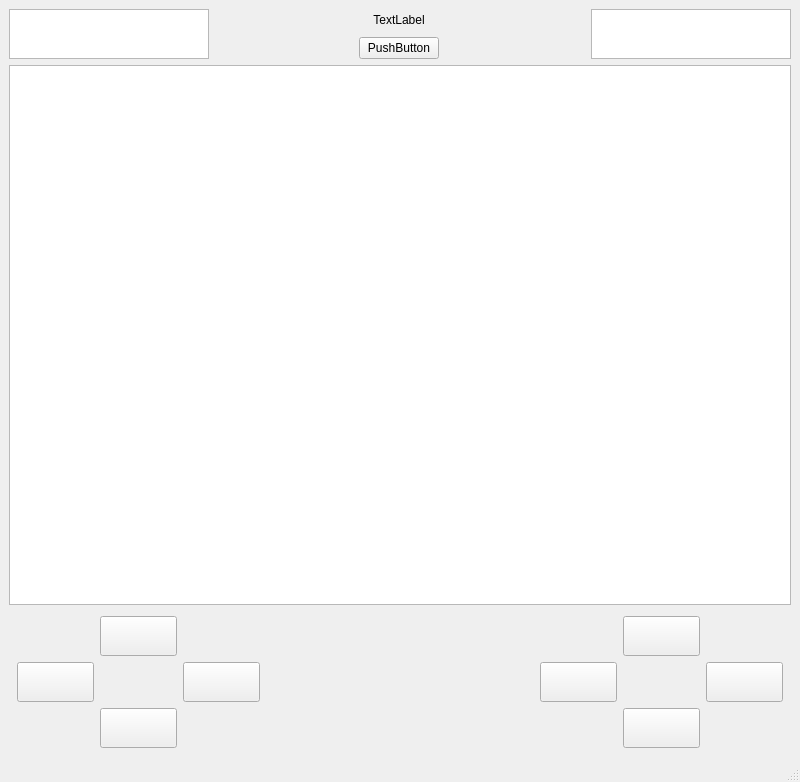
<?xml version="1.0" encoding="UTF-8"?>
<ui version="4.0">
 <class>MainWindow</class>
 <widget class="QMainWindow" name="MainWindow">
  <property name="geometry">
   <rect>
    <x>0</x>
    <y>0</y>
    <width>800</width>
    <height>600</height>
   </rect>
  </property>
  <property name="windowTitle">
   <string>MainWindow</string>
  </property>
  <widget class="QWidget" name="centralwidget">
   <layout class="QGridLayout" name="gridLayout">
    <item row="3" column="0">
     <widget class="QGraphicsView" name="graphicsView_2">
      <property name="minimumSize">
       <size>
        <width>0</width>
        <height>540</height>
       </size>
      </property>
     </widget>
    </item>
    <item row="2" column="0">
     <layout class="QHBoxLayout" name="horizontalLayout">
      <property name="sizeConstraint">
       <enum>QLayout::SetMinimumSize</enum>
      </property>
      <item>
       <widget class="QGraphicsView" name="graphicsView_3">
        <property name="minimumSize">
         <size>
          <width>200</width>
          <height>50</height>
         </size>
        </property>
        <property name="maximumSize">
         <size>
          <width>200</width>
          <height>50</height>
         </size>
        </property>
       </widget>
      </item>
      <item>
       <spacer name="horizontalSpacer_2">
        <property name="orientation">
         <enum>Qt::Horizontal</enum>
        </property>
        <property name="sizeHint" stdset="0">
         <size>
          <width>40</width>
          <height>20</height>
         </size>
        </property>
       </spacer>
      </item>
      <item>
       <layout class="QVBoxLayout" name="verticalLayout">
        <property name="leftMargin">
         <number>3</number>
        </property>
        <property name="rightMargin">
         <number>5</number>
        </property>
        <item>
         <widget class="QLabel" name="label">
          <property name="text">
           <string>TextLabel</string>
          </property>
          <property name="alignment">
           <set>Qt::AlignCenter</set>
          </property>
         </widget>
        </item>
        <item>
         <widget class="QPushButton" name="pushButton">
          <property name="text">
           <string>PushButton</string>
          </property>
         </widget>
        </item>
       </layout>
      </item>
      <item>
       <spacer name="horizontalSpacer">
        <property name="orientation">
         <enum>Qt::Horizontal</enum>
        </property>
        <property name="sizeHint" stdset="0">
         <size>
          <width>40</width>
          <height>20</height>
         </size>
        </property>
       </spacer>
      </item>
      <item>
       <widget class="QGraphicsView" name="graphicsView">
        <property name="minimumSize">
         <size>
          <width>200</width>
          <height>50</height>
         </size>
        </property>
        <property name="maximumSize">
         <size>
          <width>200</width>
          <height>50</height>
         </size>
        </property>
       </widget>
      </item>
     </layout>
    </item>
    <item row="4" column="0">
     <layout class="QHBoxLayout" name="horizontalLayout_2">
      <property name="topMargin">
       <number>5</number>
      </property>
      <property name="bottomMargin">
       <number>3</number>
      </property>
      <item>
       <layout class="QGridLayout" name="gridLayout_2">
        <property name="leftMargin">
         <number>8</number>
        </property>
        <property name="rightMargin">
         <number>8</number>
        </property>
        <item row="1" column="0">
         <widget class="QPushButton" name="pushButton_4">
          <property name="minimumSize">
           <size>
            <width>40</width>
            <height>40</height>
           </size>
          </property>
          <property name="maximumSize">
           <size>
            <width>16777215</width>
            <height>40</height>
           </size>
          </property>
          <property name="text">
           <string/>
          </property>
          <property name="icon">
           <iconset>
            <normaloff>pictures/izq.png</normaloff>pictures/izq.png</iconset>
          </property>
          <property name="iconSize">
           <size>
            <width>40</width>
            <height>40</height>
           </size>
          </property>
         </widget>
        </item>
        <item row="0" column="1">
         <widget class="QPushButton" name="pushButton_2">
          <property name="minimumSize">
           <size>
            <width>40</width>
            <height>40</height>
           </size>
          </property>
          <property name="text">
           <string/>
          </property>
          <property name="icon">
           <iconset>
            <normaloff>pictures/arriba.png</normaloff>pictures/arriba.png</iconset>
          </property>
          <property name="iconSize">
           <size>
            <width>40</width>
            <height>40</height>
           </size>
          </property>
         </widget>
        </item>
        <item row="1" column="1">
         <spacer name="horizontalSpacer_6">
          <property name="orientation">
           <enum>Qt::Horizontal</enum>
          </property>
          <property name="sizeHint" stdset="0">
           <size>
            <width>20</width>
            <height>40</height>
           </size>
          </property>
         </spacer>
        </item>
        <item row="0" column="2">
         <spacer name="horizontalSpacer_5">
          <property name="orientation">
           <enum>Qt::Horizontal</enum>
          </property>
          <property name="sizeHint" stdset="0">
           <size>
            <width>20</width>
            <height>40</height>
           </size>
          </property>
         </spacer>
        </item>
        <item row="1" column="2">
         <widget class="QPushButton" name="pushButton_5">
          <property name="minimumSize">
           <size>
            <width>40</width>
            <height>40</height>
           </size>
          </property>
          <property name="text">
           <string/>
          </property>
          <property name="icon">
           <iconset>
            <normaloff>pictures/der.png</normaloff>pictures/der.png</iconset>
          </property>
          <property name="iconSize">
           <size>
            <width>40</width>
            <height>40</height>
           </size>
          </property>
         </widget>
        </item>
        <item row="0" column="0">
         <spacer name="horizontalSpacer_4">
          <property name="orientation">
           <enum>Qt::Horizontal</enum>
          </property>
          <property name="sizeHint" stdset="0">
           <size>
            <width>20</width>
            <height>40</height>
           </size>
          </property>
         </spacer>
        </item>
        <item row="2" column="0">
         <spacer name="horizontalSpacer_7">
          <property name="orientation">
           <enum>Qt::Horizontal</enum>
          </property>
          <property name="sizeHint" stdset="0">
           <size>
            <width>20</width>
            <height>40</height>
           </size>
          </property>
         </spacer>
        </item>
        <item row="2" column="1">
         <widget class="QPushButton" name="pushButton_6">
          <property name="minimumSize">
           <size>
            <width>40</width>
            <height>40</height>
           </size>
          </property>
          <property name="maximumSize">
           <size>
            <width>16777215</width>
            <height>40</height>
           </size>
          </property>
          <property name="text">
           <string/>
          </property>
          <property name="icon">
           <iconset>
            <normaloff>pictures/abajo.png</normaloff>pictures/abajo.png</iconset>
          </property>
          <property name="iconSize">
           <size>
            <width>40</width>
            <height>40</height>
           </size>
          </property>
         </widget>
        </item>
        <item row="2" column="2">
         <spacer name="horizontalSpacer_8">
          <property name="orientation">
           <enum>Qt::Horizontal</enum>
          </property>
          <property name="sizeHint" stdset="0">
           <size>
            <width>20</width>
            <height>40</height>
           </size>
          </property>
         </spacer>
        </item>
       </layout>
      </item>
      <item>
       <spacer name="horizontalSpacer_3">
        <property name="orientation">
         <enum>Qt::Horizontal</enum>
        </property>
        <property name="sizeHint" stdset="0">
         <size>
          <width>40</width>
          <height>20</height>
         </size>
        </property>
       </spacer>
      </item>
      <item>
       <layout class="QGridLayout" name="gridLayout_3">
        <property name="leftMargin">
         <number>8</number>
        </property>
        <property name="rightMargin">
         <number>8</number>
        </property>
        <item row="0" column="1">
         <widget class="QPushButton" name="pushButton_3">
          <property name="minimumSize">
           <size>
            <width>40</width>
            <height>40</height>
           </size>
          </property>
          <property name="text">
           <string/>
          </property>
          <property name="icon">
           <iconset>
            <normaloff>pictures/arriba.png</normaloff>pictures/arriba.png</iconset>
          </property>
          <property name="iconSize">
           <size>
            <width>40</width>
            <height>40</height>
           </size>
          </property>
         </widget>
        </item>
        <item row="0" column="0">
         <spacer name="horizontalSpacer_9">
          <property name="orientation">
           <enum>Qt::Horizontal</enum>
          </property>
          <property name="sizeHint" stdset="0">
           <size>
            <width>40</width>
            <height>20</height>
           </size>
          </property>
         </spacer>
        </item>
        <item row="1" column="2">
         <widget class="QPushButton" name="pushButton_8">
          <property name="minimumSize">
           <size>
            <width>40</width>
            <height>40</height>
           </size>
          </property>
          <property name="text">
           <string/>
          </property>
          <property name="icon">
           <iconset>
            <normaloff>pictures/der.png</normaloff>pictures/der.png</iconset>
          </property>
          <property name="iconSize">
           <size>
            <width>40</width>
            <height>40</height>
           </size>
          </property>
         </widget>
        </item>
        <item row="1" column="0">
         <widget class="QPushButton" name="pushButton_7">
          <property name="minimumSize">
           <size>
            <width>40</width>
            <height>40</height>
           </size>
          </property>
          <property name="text">
           <string/>
          </property>
          <property name="icon">
           <iconset>
            <normaloff>pictures/izq.png</normaloff>pictures/izq.png</iconset>
          </property>
          <property name="iconSize">
           <size>
            <width>40</width>
            <height>40</height>
           </size>
          </property>
         </widget>
        </item>
        <item row="0" column="2">
         <spacer name="horizontalSpacer_10">
          <property name="orientation">
           <enum>Qt::Horizontal</enum>
          </property>
          <property name="sizeHint" stdset="0">
           <size>
            <width>40</width>
            <height>20</height>
           </size>
          </property>
         </spacer>
        </item>
        <item row="1" column="1">
         <spacer name="horizontalSpacer_11">
          <property name="orientation">
           <enum>Qt::Horizontal</enum>
          </property>
          <property name="sizeHint" stdset="0">
           <size>
            <width>40</width>
            <height>20</height>
           </size>
          </property>
         </spacer>
        </item>
        <item row="2" column="0">
         <spacer name="horizontalSpacer_12">
          <property name="orientation">
           <enum>Qt::Horizontal</enum>
          </property>
          <property name="sizeHint" stdset="0">
           <size>
            <width>20</width>
            <height>40</height>
           </size>
          </property>
         </spacer>
        </item>
        <item row="2" column="1">
         <widget class="QPushButton" name="pushButton_9">
          <property name="minimumSize">
           <size>
            <width>40</width>
            <height>40</height>
           </size>
          </property>
          <property name="text">
           <string/>
          </property>
          <property name="icon">
           <iconset>
            <normaloff>pictures/abajo.png</normaloff>pictures/abajo.png</iconset>
          </property>
          <property name="iconSize">
           <size>
            <width>40</width>
            <height>40</height>
           </size>
          </property>
         </widget>
        </item>
        <item row="2" column="2">
         <spacer name="horizontalSpacer_13">
          <property name="orientation">
           <enum>Qt::Horizontal</enum>
          </property>
          <property name="sizeHint" stdset="0">
           <size>
            <width>40</width>
            <height>20</height>
           </size>
          </property>
         </spacer>
        </item>
       </layout>
      </item>
     </layout>
    </item>
   </layout>
  </widget>
  <widget class="QMenuBar" name="menubar">
   <property name="geometry">
    <rect>
     <x>0</x>
     <y>0</y>
     <width>800</width>
     <height>21</height>
    </rect>
   </property>
  </widget>
  <widget class="QStatusBar" name="statusbar"/>
 </widget>
 <resources/>
 <connections/>
</ui>
